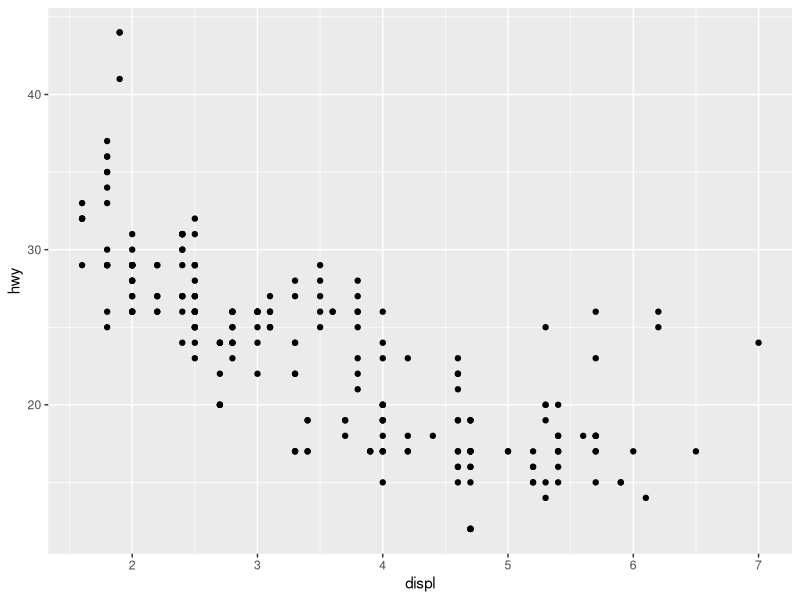
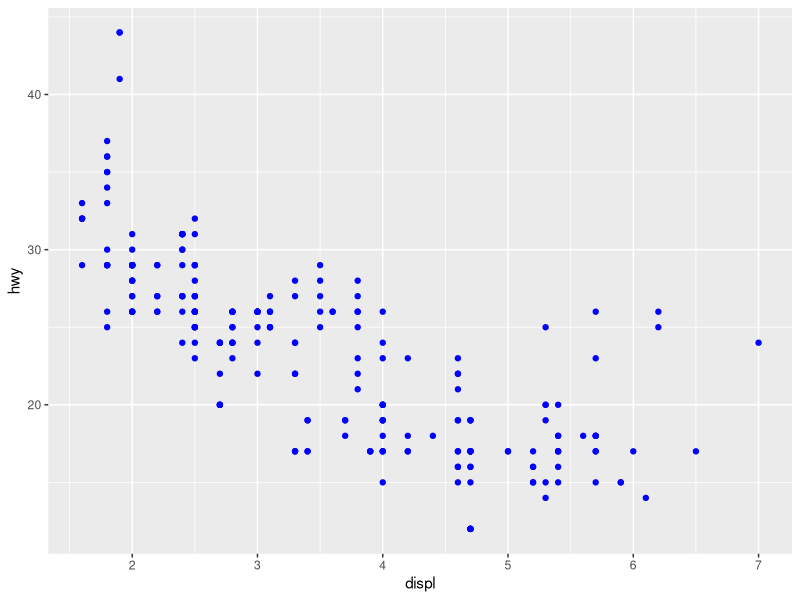
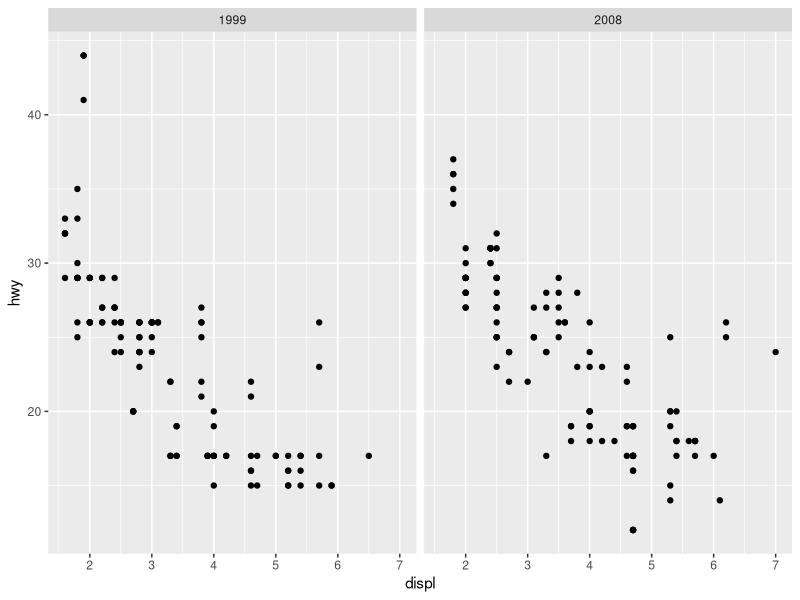
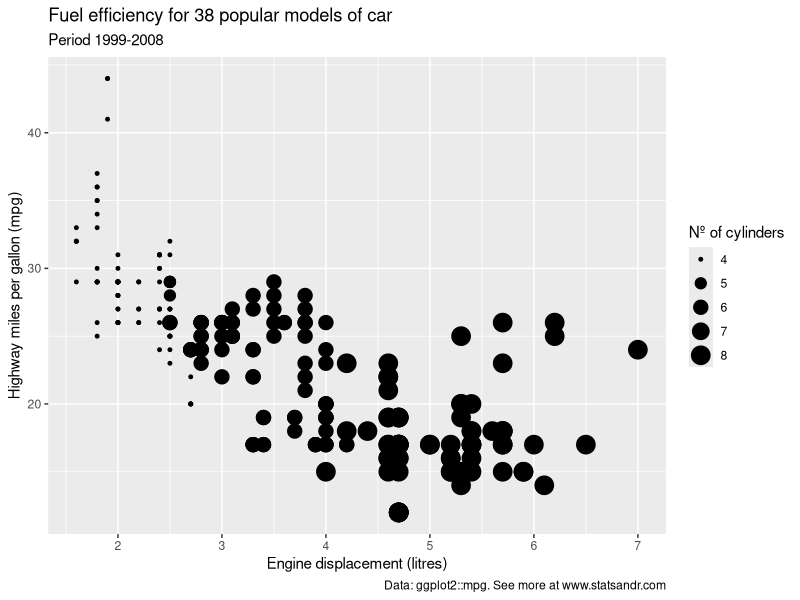
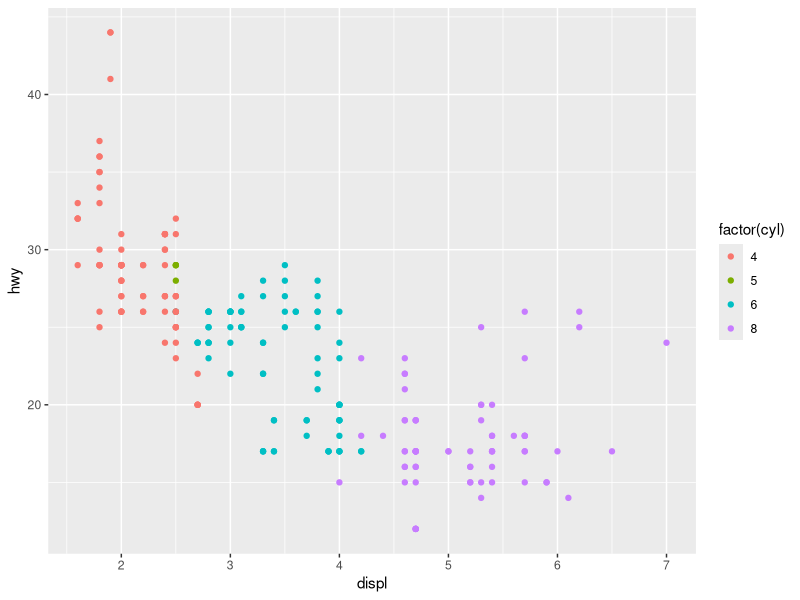
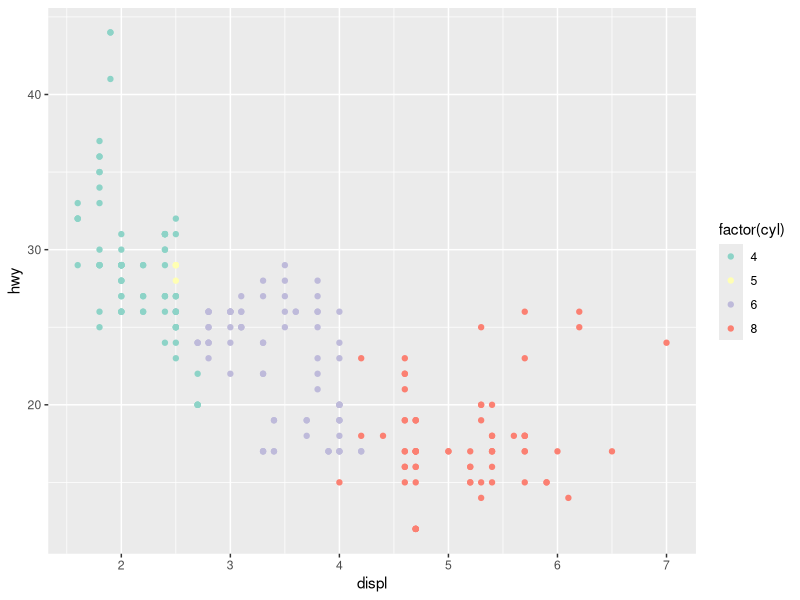
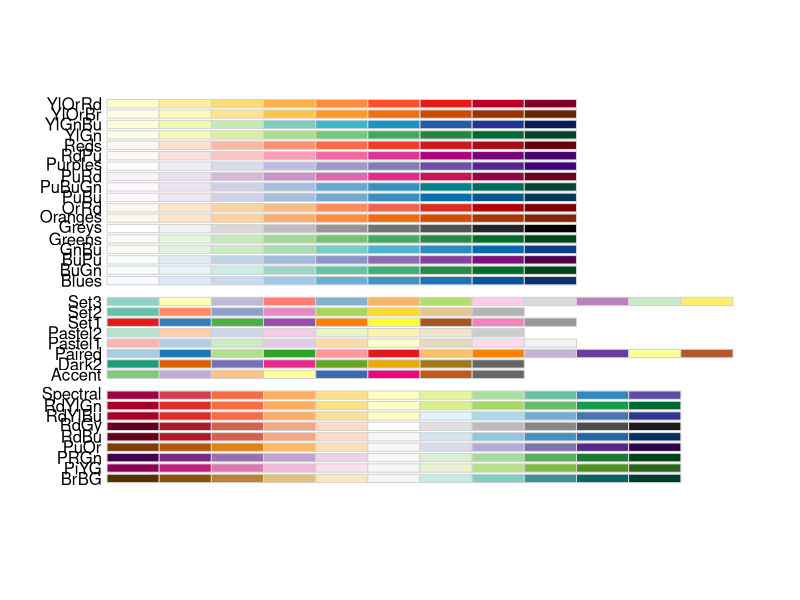
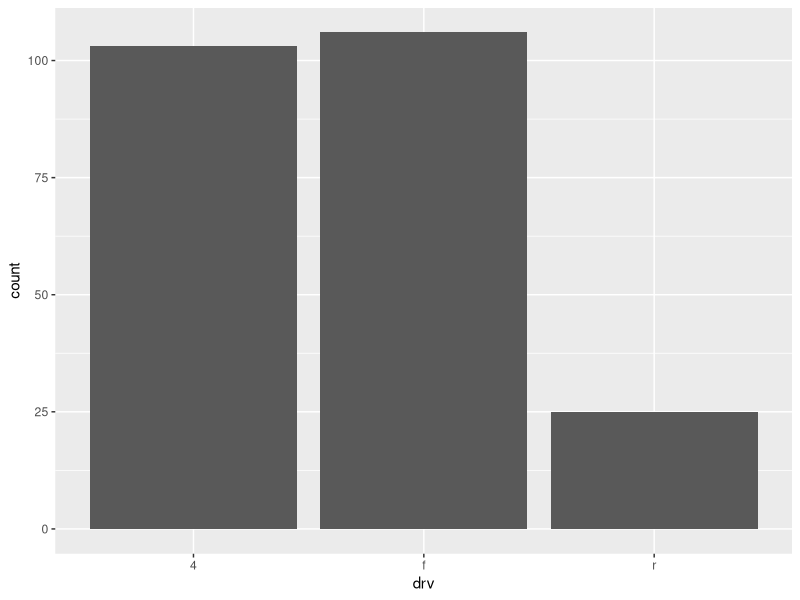

R code for these plots, in order:
######################################################################################
# Visualização de dados com ggplot2
# III Educa-SER
# Profa: Natalia Paiva - IESC/UFRJ
# Profa assistente: Monica Brochini - Doutoranda PPG Saude Coletiva IESC UFRJ
######################################################################################

# Encoding: UTF-8

### GGPLOT2: 
# O ggplot2 é um pacote originalmente do R, 
# construído para visualização de dados e faz parte da biblioteca Tidyverse, 
# popular em análise de dados e machine learning. 
# Hadley Wickham, cientista chefe do RStudio, e professor de estatística 
# na Universidade de Auckland, Stanford University, e Rice University, 
# desenvolveu o ggplot2 baseado no livro (The Grammar of Graphics), de Leland Wilkinson.


# As funções:
# O pacote possui distintas funções que podem exigir vários minicursos ou horas, por isso,
# vamos explorar as mais básicas nesse momento: 
# ggplot() indicamos o dataset
# aes() indicando as variáveis dos eixos e as características que desejamos: cor, forma, tamanho
# geom() definindo o tipo de gráfico mais adequado:
   #geom_point() – dispersão.
   #geom_histogram() – histogramas.
   #geom_abline() – retas.
   #geom_boxplot() – boxplot.
   #geom_bar() – barras/colunas.

#Prática: dataset mpg embutido no pacote ggplot2

# Instale os pacotes, caso ainda não os tenha instalado em seu pc.
# Lembre-se, instalamos 1 vez na máquina. 
# No entanto, devemos ativá-lo na biblioteca toda vez que formos utilizá-lo.

library(ggplot2) # graficos
library(dplyr) # utilizaremos para manipular a base de dados
library(forcats) # ordenar colunas

#visualizando o banco no console
ggplot2::mpg
#Formato de um conjunto de dados: Data frame com 234 linhas e 11 variáveis

# mais detalhes: https://rpubs.com/shailesh/mpg-exploration

#1 fabricante (manufacturer)
#2 modelo = nome do modelo (model)
#3 displ = cilindrada do motor, em litros ou tamanho do motor
#4 ano = ano de fabricação
#5 cyl = número de cilindros
#6 trans = tipo de transmissão (automatico, manual (vários sub tipos))
#7 drv: f = tração dianteira, r = tração traseira, 4 = tração nas quatro rodas
#8 cty = milhas urbanas por galão
#9 hwy = milhas rodoviárias por galão ou eficiência
#10 fl = tipo de combustível (São eles: diesel, petroleo, eletrico, etc.)
#11 classe = “tipo” de carro (class)

############################################
#  VISUALIZAÇÃO DOS DADOS USANDO GGPLOT2   #
############################################

#Vamos tentar visualizar a relação entre tamanho do motor (displ) e eficiência do carro (hwy)

#------------------------------------DISPERSÃO---------------------------------------------

ggplot2::ggplot(data = mpg) + #data = base de dados (nome do objeto)
  aes(x=displ, y= hwy) + #aes = variáveis
   geom_point() #tipo de gráfico

# Ao que tudo indica quanto maior for o tamanho do motor, menor eficiência do carro
# inversamente proporcionais

# E se eu quiser mudar a cor dos pontos?

ggplot(data = mpg) +
  aes(x = displ, y = hwy) + 
  geom_point(color = "blue")

# Vejam mais cores em http://www.stat.columbia.edu/~tzheng/files/Rcolor.pdf

#visualizando de outra maneira

# Vamos ver essa relação para cada ano de fabricação
windows()

ggplot(data = mpg) +
  aes(x=displ, y=hwy) +
  geom_point() +
  facet_wrap(.~year) #visualização em dois quadrantes (pois tenho 2 anos distintos)

#nesse gráfico inserimos a camada facet_wrap usada para visualização em pequenos painéis
#por tamanho do motor e eficiência entre 1999 e 2008
#de um modo geral os carros apresentaram melhor eficiência em 2008 comparado a 1999

#A eficiência melhorou entre 1999 e 2008?

# Vamos criar um gráfico de dispersão entre displ e hwy, e 
# o tamanho dos pontos será proporcional ao valor da variável cyl (número de cilindros)
# essa figura será guardada no objeto p

p <- ggplot(data = mpg) +
  aes(x = displ, y = hwy, size = cyl) + # usamos argumento size
  geom_point()


#Podemos adicionar um título, 
#subtítulo, legenda e editar os títulos dos eixos com a função labs ( ):


p + labs(
  title = "Fuel efficiency for 38 popular models of car",
  subtitle = "Period 1999-2008",
  caption = "Data: ggplot2::mpg. See more at www.statsandr.com",
  x = "Engine displacement (litres)",
  y = "Highway miles per gallon (mpg)",
  size= "Nº of cylinders"
)


# E se eu quiser ver a relação cilindrada do motor x eficiencia conseguindo ver por número de cilindros? 
ggplot(data = mpg) +
  aes(x = displ, y = hwy, colour = factor(cyl)) + # colocando cor por número de cilindros
  geom_point()

# Não gostei dessas cores. Quero mudar!
# valor usar a paleta brewer

ggplot(data = mpg) +
  aes(x = displ, y = hwy, colour = factor(cyl)) + # colocando cor por número de cilindros
  geom_point() +
  scale_color_brewer(palette="Set3")

# vejam mais cores em https://r-graph-gallery.com/38-rcolorbrewers-palettes.html

library(RColorBrewer)
display.brewer.all()

#-------------------------------------geom_bar---------------------------------------------
#não se preocupem agora com a ordem

# Vamos ver a distribuição do tipo de tração (drv)
# legenda:  f=front wheel, r=rear wheel, 4=4 wheel

ggplot(data = mpg) +
  aes(x = drv) +
  geom_bar()

#alterando as cores 

#bordas
ggplot(data = mpg) +
  aes(x = drv) +
  geom_bar(color = "red")

#interior
ggplot(data = mpg) +
  aes(x = drv) +
  geom_bar(color = "red", fill = "white")

#ambas
ggplot(data = mpg) +
  aes(x = drv) +
  geom_bar(color ="purple", fill = "purple")


#podemos criar um barplot:
ggplot (data = mpg) +
  aes (x = class) +  # tipo do carro
  geom_bar ()

#ordenando as colunas com fct_infreq (por frequencia; pacote forcats)
ggplot(data = mpg) +
  aes (x = fct_infreq(class)) + 
  geom_bar()

#inserindo cores 
ggplot(data = mpg) +
  aes(x = fct_infreq(class)) +
  geom_bar(fill = "red")

#inserindo os dados na horizontal (barras)
ggplot(data = mpg) +
  aes(x = fct_infreq(class)) +
  geom_bar(fill = "tomato") +
  coord_flip() # este comando faz o gráfico de coluna, virar barra

# distribuicao do tipo de carro e inserindo cores por ano
ggplot(data = mpg) +
  aes (x = class, fill = factor(year)) +
  geom_bar()

# Um gráfico de coluna para tração segundo modelo com titulo e afins

#barplot
ggplot(data = mpg) +
  aes (x = fct_infreq(drv), fill = class) +
  geom_bar() + 
  labs(
    title = "Tipo de tração por modelo",
    subtitle = "Periodo 1999-2008",
    caption = "Data: ggplot2::mpg. Explore em www.statsandr.com",
    x = "Tração",
    y = "Frequência",
    fill = "Modelo"
  )


# e se eu quiser do menor para maior? use o argumento fct_rev

#barplot
ggplot(data = mpg) +
  aes (x = fct_rev(fct_infreq(drv))) +
  geom_bar() 

#Podemos transformar (recodificar) a variável tração:
#verificando a classe e levels
class(mpg$drv)
table(mpg$drv)

#Levels: 
#7 drv f = tração dianteira, r = tração traseira, 4 = tração nas quatro rodas

#tranformando
mpg <- mpg %>%
  mutate(drv = recode(drv,"4" = "Quatro rodas",
                      "f" = "Dianteira",
                      "r" = "Traseira"))
#conferindo
table(mpg$drv)

#recodificamos os lables da variável usando mutate e recode do dplyr

#refazendo o gráfico
ggplot(data = mpg) +
  aes (x = drv, fill = class) +
  geom_bar() + 
  labs(
    title = "Tipo de tração por modelo",
    subtitle = "Periodo 1999-2008",
    caption = "Data: ggplot2::mpg. Explore em www.statsandr.com",
    x = "Tração",
    y = "Frequência",
    fill = "Modelo"
  )

# E se eu quiser colunas lado a lado, e nao empilhadas?
# Use position=position_dodge()

# Tração segundo ano de fabricação
ggplot(data = mpg) +
  aes (x = drv, fill = factor(year)) +
  geom_bar(position=position_dodge())


# se quiser ver essa relação para cada modelo?
# use: facet_wrap

ggplot(data = mpg) +
  aes (x = drv, fill = factor(year)) +
  geom_bar(position=position_dodge()) +
  facet_wrap(. ~class) # note que as escalas no eixo Y são as mesmas

# Como deixar as escladas livres?
# Use: scales = "free"

ggplot(data = mpg) +
  aes (x = drv, fill = factor(year)) +
  geom_bar(position=position_dodge()) +
  facet_wrap(. ~class, scales = "free") 


#---------------------------------------BOXPLOT--------------------------------------------

#Boxplot
ggplot(data = mpg) +
  aes(y = hwy) +
  geom_boxplot()

#podemos interpretar que a mediana está mais próxima do primeiro quartil do que do centro?
#vamos tentar melhorar a qualidade do gráfico?


#Nesse tipo de gráfico podemos inserir no eixo x uma variável categórica
# e em y variável contínua

#eficiência x classe do carro
ggplot(data = mpg) +
  aes(x = class, y = hwy) +
  geom_boxplot()

#Os carros compatos (e sub) e midsize apresentam maior variabilidade de eficiência comparado aos
#demais modelos, apesar dos outliers os SUV e as Pickups apresentam a menor variabilidade 
#de eficiência 

#vamos tentar melhorar a qualidade do gráfico?

#inserindo cor para cada classe de carros

ggplot(data = mpg) +
  aes(x = class, y = hwy, fill = class) + #cor (borda e preechimento)
  geom_boxplot()

#mudando cor para cada classe de carros - paleta brewer

ggplot(data = mpg) +
  aes(x = class, y = hwy, fill = class) + #cor (borda e preechimento)
  geom_boxplot() +
  scale_fill_brewer(palette="Set1")


ggplot(data = mpg) +
  aes(x = class, y = hwy, color = class) + #borda
  geom_boxplot()

#incluindo a dispersão dos dados
ggplot(data = mpg) +
  aes(x = class, y = hwy, fill = class) + # cor nas caixas com fill
  geom_boxplot(varwidth = TRUE) +
  geom_jitter(alpha = 0.25) + #adiciona a distribuição das obs
  theme(legend.position = "none") # remove legenda


#geom_jitter(alpha = estética, width/height = largura e altura)



#-------------------------------------DENSIDADE--------------------------------------------

#Esses parâmetros estéticos alteram a cor (color e fill) e a opacidade ( alpha) 
#dos elementos geom em um gráfico em geral:
#color = linha externa
#fill = interior
#Mas no gráfico acima como indicamos uma variável 
#as cores foram distribuídas nos levels

#Density plot de uma variável contínua
ggplot(mpg, aes(x = hwy)) +
  geom_density()

#Density plot de uma variável contínua
ggplot(mpg, aes(x = hwy)) +
  geom_density(fill = "yellow")

# Density plot de uma variável contínua
ggplot(mpg, aes(x = hwy)) +
  geom_density(fill = "lightblue", alpha = 0.3, color = "red")

ggplot(mpg, aes(x = hwy)) +
  geom_density(fill = "lightblue", alpha = 0.7, color = "red")


#Desnity plot com cores para diferentes categorias sem sobreposição
ggplot(mpg, aes(x = hwy, fill = class)) +
  geom_density() +
  ggtitle("Sem sobreposiçao")

# Desnity plot com cores para diferentes categorias com sobreposição
ggplot(mpg, aes(x = hwy, fill = class)) +
  geom_density(alpha = .6) +
  ggtitle("Com sobreposiçao")

#é possível abrir nova janela ou abrir na anterior
#windows()

ggplot(data = mpg) +
  aes(x = hwy, color = class, fill = class) + 
  geom_density(alpha = 0.25) #transparencia

#inserindo títulos

ggplot(data = mpg) +
  aes(x = hwy, color = drv, fill = drv) + 
  geom_density(alpha = 0.25) + #transparencia
  labs(
    title = "Eficiência segundo tipo de tração",
    subtitle = "Periodo 1999-2008",
    caption = "Data: ggplot2::mpg. Explore em www.statsandr.com",
    x = "Eficiência",
    y = "Densidade"
  )


#---------------------------------------HISTOGRAMA--------------------------------------------

ggplot(data = mpg) +
  aes(x = hwy) + # milhas rodoviárias por galão ou eficiência
  geom_histogram(bins = 30) 

# mudando cor
ggplot(data = mpg) +
  aes(x = hwy) + # milhas rodoviárias por galão ou eficiência
  geom_histogram(bins = 30, fill= "gray") 

# Vamos mudar o plano de fundo? Vamos mudar o theme
ggplot(data = mpg) +
  aes(x = hwy) +  
  geom_histogram(bins = 30, fill= "gray") +
  theme_classic()

ggplot(data = mpg) +
  aes(x = hwy) + 
  geom_histogram(bins = 30) +
  theme_bw()

ggplot(data = mpg) +
  aes(x = hwy) + 
  geom_histogram(bins = 30) +
  theme_minimal()
  